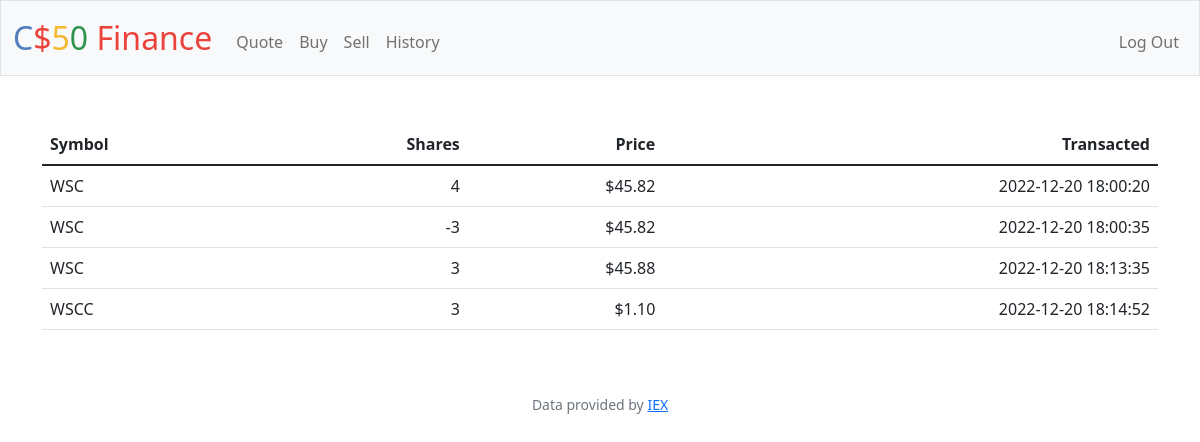
The app's page /history (signed in) with its own data.
### tables this page shows
CREATE TABLE 'transactions' ('user_id' INTEGER, 'symbol' TEXT, 'shares' INTEGER, 'price' REAL, 'date' DATETIME, 'method' TEXT);

### app.py (the view)
@app.route("/history")
@login_required
def history():
    user_id = session["user_id"]
    user_transactions = db.execute("SELECT * FROM transactions WHERE user_id = ?", user_id)
    return render_template("history.html", transactions = user_transactions, usd = usd)

### app.py (called while the page is built)
@app.after_request
def after_request(response):
    response.headers["Cache-Control"] = "no-cache, no-store, must-revalidate"
    response.headers["Expires"] = 0
    response.headers["Pragma"] = "no-cache"
    return response

### helpers.py (called while the page is built)
def login_required(f):
    @wraps(f)
    def decorated_function(*args, **kwargs):
        if session.get("user_id") is None:
            return redirect("/login")
        return f(*args, **kwargs)
    return decorated_function

def usd(value):
    return f"${value:,.2f}"

### templates/history.html (shortened to what this page needs)
{% extends "layout.html" %}
{% block main %}
    <table class="table">
        <thead>
            <tr>
                <th class="text-start">Symbol</th>
                <th class="text-end">Shares</th>
                <th class="text-end">Price</th>
                <th class="text-end">Transacted</th>
            </tr>
        </thead>
        <tbody>
            {% for transaction in transactions %}
                <tr>
                    <td class="text-start">{{ transaction["symbol"] }}</td>
                    <td class="text-end">{{ transaction["shares"] }}</td>
                    <td class="text-end">{{ usd(transaction["price"]) }} </td>
                    <td class="text-end">{{ transaction["date"] }}</td>
                </tr>
            {% endfor %}
        </tbody>
    </table>
{% endblock %}

### records on screen
transactions: price "$45.82"
transactions: price "$45.82"
transactions: price "$45.88"
transactions: price "$1.10"
